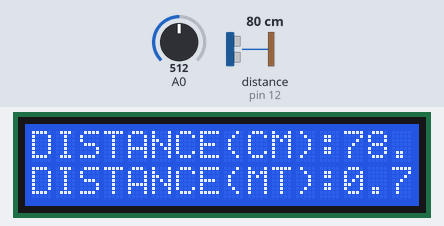
Simulated run of this sketch. Board: Arduino Uno, built with avr-gcc and run on an emulated ATmega328P. On the bench: 16×2 character LCD. Wiring (inferred from the names in the program): ultrasonic range finder: trigger pin 8; echo pin 12. The inputs (shaded band) are chosen by the test bench; at power-on: distance to the obstacle (sensor on pin 12) 80 cm, A0 = 512. The echo pulse lasts 58.3 µs per cm.

Above: at 1.2 s.
1.3 s: distance to the obstacle (sensor on pin 12) set to 4 cm
At 2.6 s:
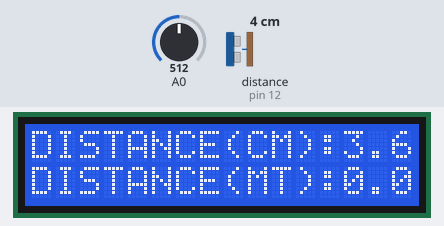
4.4 s: A0 set to 0
7.5 s: distance to the obstacle (sensor on pin 12) set to 2 cm
At 7.55 s:
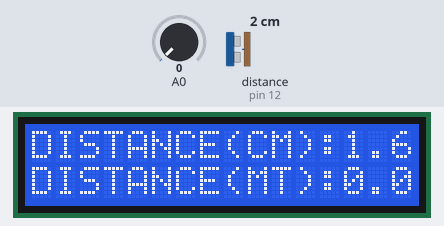
10.6 s: distance to the obstacle (sensor on pin 12) set to 9 cm
At 11.1 s:
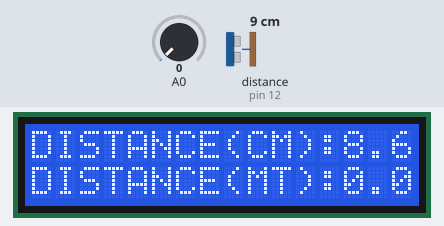
13.7 s: distance to the obstacle (sensor on pin 12) set to 18 cm
At 14.6 s:
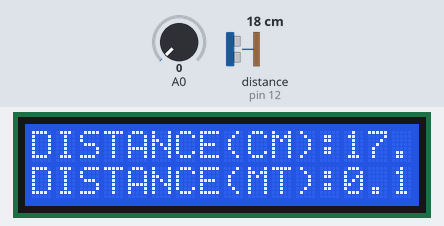
16.8 s: A0 set to 122
Timing chart, 0 to 19.8 s (numbered marks = the images above; inputs shaded):
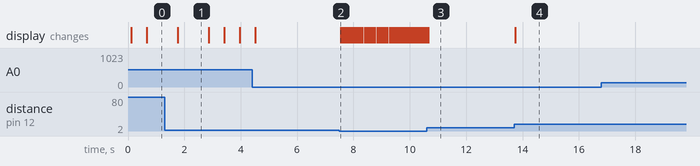

The sketch:

Mesafe_1.ino
```cpp
#include <LiquidCrystal_I2C.h>
LiquidCrystal_I2C LCD(0x27, 16, 2);

const int TRIG = 8;
const int ECHO = 12;

float DISTANCE;

void setup() {
  pinMode(TRIG, OUTPUT);
  pinMode(ECHO, INPUT);
  pinMode(A0, INPUT);

  LCD.init();
  LCD.backlight();
}

void loop() {
  // put your main code here, to run repeatedly:
  calculateDistance();
  printLcd();
  delay(analogRead(A0));
}

void calculateDistance() {
  digitalWrite(TRIG, 0);
  delayMicroseconds(10);
  digitalWrite(TRIG, 1);
  delayMicroseconds(10);
  digitalWrite(TRIG, 0);
  int delayValue = pulseIn(ECHO, 1);
  DISTANCE = delayValue * 0.034 / 2;
}

void printLcd() {
  LCD.clear();
  LCD.setCursor(0, 0);
  LCD.print("DISTANCE(CM):" + String(DISTANCE));
  LCD.setCursor(0, 1);
  LCD.print("DISTANCE(MT):" + String(DISTANCE / 100));
}
```

Measured:
- after the input at 1.3 s, the display: changes after 0.46 s (image 1)
- after the input at 7.5 s, the display: changes after 0.05 s (image 2)
- after the input at 13.7 s, the display: changes at once (image 4)
- after the input at 16.8 s, every drawn part: stays the same
- what the display in image 1 shows lasts 1.1 s, from 1.8 s to 2.9 s
